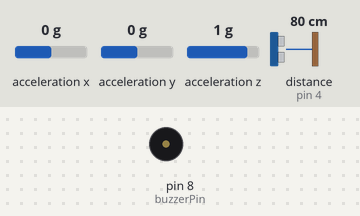
Recording of a sketch running on a simulated Arduino Uno, built with avr-gcc and run on an emulated ATmega328P. Shown: buzzer (waves = sounding). Wiring (inferred from the names in the program): ultrasonic range finder: trigger pin 5; echo pin 4; ADXL345 accelerometer at I2C address 0x53. Inputs (shaded band) come from the test bench; at power-on: acceleration x 0 g, acceleration y 0 g, acceleration z 1 g, distance to the obstacle (sensor on pin 4) 80 cm. The echo pulse lasts 58.3 µs per cm.

Above: at 0.03 s.
Timing chart, 0 to 3.0 s (numbered marks = the images above):
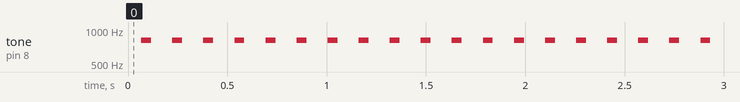

The sketch:

glasses.ino
```cpp
//icnluding libraries and defining pins
#include <math.h>
#include <Wire.h>
#define echoPin 4
#define trigPin 5
#define buzzerPin 8
int ADXL345 = 0x53;
float X_out, Y_out, Z_out;

//setup code area
void setup()
{
  //Serial.begin(9600); if somethings get wrong you can include these code

  pinMode(trigPin, OUTPUT);
  pinMode(echoPin, INPUT);
  pinMode(buzzerPin,OUTPUT);
  Wire.begin();
  Wire.beginTransmission(ADXL345);
  Wire.write(0x2D);
  Wire.write(8);
  Wire.endTransmission();
  delay(10);

}
//main code area
void loop() {

  veri();
  unsigned int  uzaklik = abs(mesafe() * cos(abs(Z_out+-0.1) * M_PI /2));
  unsigned int zaman =map(uzaklik,0, 250,600,5000);

//if somethings get wrong you can include these codes
  /*
  Serial.print("uzaklik:\t:");
  Serial.println(uzaklik);
  Serial.print("mesafe:\t:");
  Serial.print(mesafe());
  Serial.println(" ");
  Serial.println(-Z_out+0.1);
  Serial.print("aci:\t:      ");
  Serial.println(Y_out * 90);
  Serial.print("mesafe:\t:      ");
  Serial.println(mesafe());
*/
 if(uzaklik<300)
 {
 tone(buzzerPin,zaman);
delay(50);
noTone(buzzerPin);
delay(50);}
else
{
  noTone(buzzerPin);
}
}
 //accelometer
void veri()
{
  Wire.beginTransmission(ADXL345);
  Wire.write(0x32); // Start with register 0x32 (ACCEL_XOUT_H)
  Wire.endTransmission(false);
  Wire.requestFrom(ADXL345, 6, true); // Read 6 registers total, each axis value is stored in 2 registers
  X_out = ( Wire.read() | Wire.read() << 8); // X-axis value
  X_out = X_out / 256; // this proses is make data in -1 and +1
  Y_out = ( Wire.read() | Wire.read() << 8); // Y-axis value
  Y_out = Y_out / 256;
  Z_out = ( Wire.read() | Wire.read() << 8); // Z-axis value
  Z_out = Z_out / 256;
}
// ultrasonic sensor
int mesafe()
{
  long duration, distance;

  digitalWrite(trigPin, LOW);
  delayMicroseconds(2);
  digitalWrite(trigPin, HIGH);
  delayMicroseconds(10);
  digitalWrite(trigPin, LOW);

  duration = pulseIn(echoPin, HIGH);
  distance = duration / 58.2;
  delay(50);
  return distance;
}
```

Measured:
- by itself, tone on pin 8 (buzzerPin): alternates 811 Hz for 0.05 s and silent for 0.11 s
